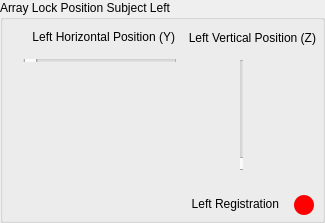
     <widget class="QGroupBox" name="ArrayLockPositionSubjectLeftPanel">
      <property name="geometry"><rect><x>402</x><y>7</y><width>325</width><height>223</height></rect></property>
      <property name="title"><string>Array Lock Position Subject Left</string></property>
      <widget class="QLabel" name="LeftHorizontalPositionYSliderLabel">
       <property name="geometry"><rect><x>27</x><y>26</y><width>148</width><height>22</height></rect></property>
       <property name="alignment"><set>Qt::AlignRight|Qt::AlignVCenter</set></property>
       <property name="text"><string>Left Horizontal Position (Y)</string></property>
      </widget>
      <widget class="QSlider" name="LeftHorizontalPositionYSlider">
       <property name="geometry"><rect><x>23</x><y>59</y><width>154</width><height>3</height></rect></property>
       <property name="orientation"><enum>Qt::Horizontal</enum></property>
      </widget>
      <widget class="QLabel" name="LeftVerticalPositionZSliderLabel">
       <property name="geometry"><rect><x>184</x><y>27</y><width>132</width><height>22</height></rect></property>
       <property name="alignment"><set>Qt::AlignRight|Qt::AlignVCenter</set></property>
       <property name="text"><string>Left Vertical Position (Z)</string></property>
      </widget>
      <widget class="QSlider" name="LeftVerticalPositionZSlider">
       <property name="geometry"><rect><x>240</x><y>59</y><width>3</width><height>112</height></rect></property>
       <property name="orientation"><enum>Qt::Vertical</enum></property>
      </widget>
      <widget class="QLabel" name="LeftRegistrationLampLabel">
       <property name="geometry"><rect><x>184</x><y>193</y><width>95</width><height>22</height></rect></property>
       <property name="alignment"><set>Qt::AlignRight|Qt::AlignVCenter</set></property>
       <property name="text"><string>Left Registration</string></property>
      </widget>
      <widget class="QLabel" name="LeftRegistrationLamp">
       <property name="geometry"><rect><x>294</x><y>195</y><width>20</width><height>20</height></rect></property>
       <property name="styleSheet"><string notr="true">background-color: rgb(255, 0, 0); border-radius: 10px;</string></property>
      </widget>
     </widget>
